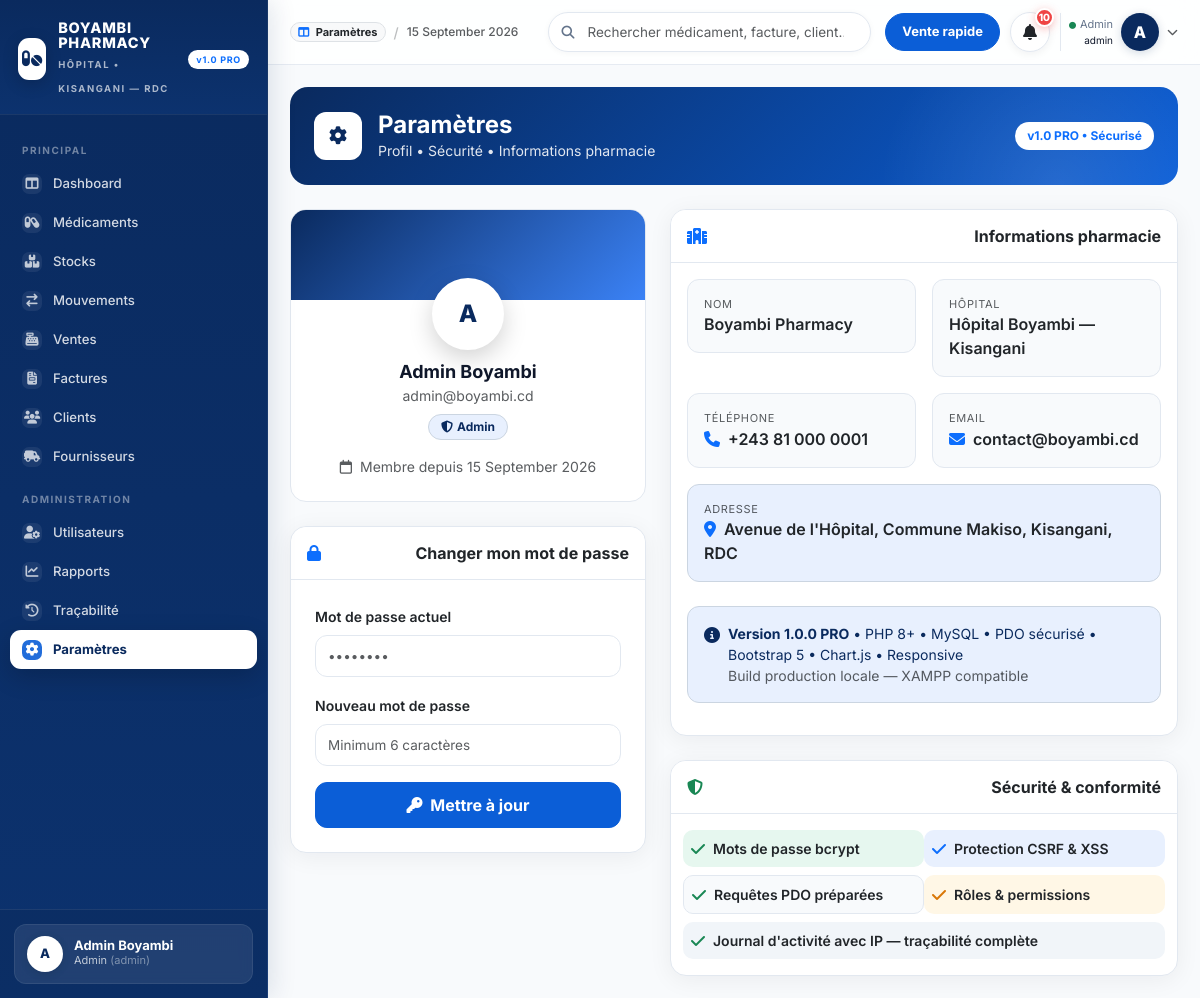
The page /settings.php (signed in) on the database its author committed.
### tables this page shows
CREATE TABLE users (
  id INT AUTO_INCREMENT PRIMARY KEY,
  name VARCHAR(120) NOT NULL,
  email VARCHAR(150) NOT NULL UNIQUE,
  password VARCHAR(255) NOT NULL,
  role ENUM('admin','pharmacien','caissier','gestionnaire_stock') NOT NULL DEFAULT 'pharmacien',
  avatar VARCHAR(255) NULL,
  is_active TINYINT(1) DEFAULT 1,
  created_at TIMESTAMP DEFAULT CURRENT_TIMESTAMP,
  updated_at TIMESTAMP DEFAULT CURRENT_TIMESTAMP ON UPDATE CURRENT_TIMESTAMP
);

### config/config.php (called while the page is built, shortened)
<?php
function e($str){ return htmlspecialchars($str ?? '', ENT_QUOTES, 'UTF-8'); }
function roleLabel(string $role): string { return ROLE_LABELS[$role] ?? ucfirst($role); }
function allowedRolesForPage(string $page): array { return PAGE_PERMISSIONS[basename($page)] ?? []; }
function canAccessPage(string $page, ?string $role=null): bool {
    $role = $role ?? currentRole();
    $allowed = allowedRolesForPage($page);
    return in_array($role, $allowed);
}
function getAlerts($pdo){
    $alerts=[];
    $stmt=$pdo->query("SELECT id, name, code, expiry_date FROM medicines WHERE expiry_date < CURDATE() AND status!='archived' LIMIT 5");
    foreach($stmt->fetchAll() as $r){ $alerts[]=['type'=>'danger','icon'=>'fa-triangle-exclamation','msg'=> e($r['name'])." (".e($r['code']).") : produit expiré le ".e($r['expiry_date']),"link"=>"medicines.php?filter=expired"]; }
    $stmt=$pdo->query("SELECT id,name,code,expiry_date,DATEDIFF(expiry_date,CURDATE()) as d FROM medicines WHERE expiry_date BETWEEN CURDATE() AND DATE_ADD(CURDATE(), INTERVAL 30 DAY) LIMIT 5");
    foreach($stmt->fetchAll() as $r){ $alerts[]=['type'=>'warning','icon'=>'fa-hourglass-half','msg'=> e($r['name'])." : expire dans {$r['d']} jours ({$r['expiry_date']})","link"=>"medicines.php?filter=expiring"]; }
    $stmt=$pdo->query("SELECT name,code,quantity,alert_threshold FROM medicines WHERE quantity <= alert_threshold AND quantity>0 LIMIT 5");
    foreach($stmt->fetchAll() as $r){ $alerts[]=['type'=>'warning','icon'=>'fa-box-open','msg'=> e($r['name'])." : stock faible — {$r['quantity']} unités restantes","link"=>"stocks.php?filter=low"]; }
    $stmt=$pdo->query("SELECT name,code FROM medicines WHERE quantity<=0 LIMIT 5");
    foreach($stmt->fetchAll() as $r){ $alerts[]=['type'=>'danger','icon'=>'fa-ban','msg'=> e($r['name'])." : rupture de stock","link"=>"stocks.php?filter=out"]; }
    return $alerts;
}

### settings.php (the view, shortened to what this page needs)
<?php
require_once __DIR__.'/config/database.php';
require_once __DIR__.'/includes/partials/layout.php';
$user=$pdo->prepare("SELECT * FROM users WHERE id=?"); $user->execute([$_SESSION['user']['id']]); $me=$user->fetch();
layout_header('Paramètres');
?>
<div class="set-hero p-4 mb-4">
  <div class="d-flex flex-wrap gap-3 align-items-center" style="position:relative; z-index:1">
    <div style="width:48px;height:48px;background:#fff;color:var(--blue-dark);border-radius:12px;display:grid;place-items:center;font-size:18px"><i class="fa-solid fa-gear"></i></div>
    <div>
      <h4 class="fw-bold mb-0">Paramètres</h4>
      <div class="small" style="opacity:.88">Profil • Sécurité • Informations pharmacie</div>
    </div>
    <span class="ms-auto badge bg-white text-primary d-none d-md-inline" style="border-radius:999px; padding:8px 12px">v1.0 PRO • Sécurisé</span>
  </div>
</div>
<div class="row g-4">
  <div class="col-lg-5">
    <div class="profile-card">
      <div style="height:90px; background:linear-gradient(135deg,#0a2a5e 0%, #3b82f6 100%)"></div>
      <div class="p-4 text-center" style="margin-top:-46px">
        <div style="width:72px;height:72px; background:#fff; color:var(--blue-dark); border-radius:50%; display:grid; place-items:center; font-weight:800; font-size:24px; margin:0 auto; border:4px solid #fff; box-shadow:0 8px 24px rgba(0,0,0,.18)"><?= strtoupper(substr($me['name'],0,1)) ?></div>
        <div class="fw-bold mt-2" style="font-size:18px"><?= e($me['name']) ?></div>
        <div class="small text-muted"><?= e($me['email']) ?></div>
        <span class="badge mt-2" style="border-radius:999px; background:#e8f0fe; color:var(--blue-dark); border:1px solid #cbd5e1; padding:6px 12px; text-transform:capitalize"><i class="fa-solid fa-shield-halved me-1"></i><?= e($me['role']) ?></span>
        <div class="small text-muted mt-3"><i class="fa-regular fa-calendar me-1"></i> Membre depuis <?= date('d F Y', strtotime($me['created_at'])) ?></div>
      </div>
    </div>
    <div class="card mt-4" style="border-radius:16px">
      <div class="card-header bg-white" style="border-radius:16px 16px 0 0"><i class="fa-solid fa-lock text-primary me-2"></i> Changer mon mot de passe</div>
      <div class="card-body p-4">
        <form method="post"><?= csrf_field() ?><input type="hidden" name="action" value="password">
          <div class="mb-3"><label class="form-label small fw-semibold">Mot de passe actuel</label><input type="password" name="current" class="form-control" style="border-radius:12px" required placeholder="••••••••"></div>
          <div class="mb-3"><label class="form-label small fw-semibold">Nouveau mot de passe</label><input type="password" name="new" class="form-control" style="border-radius:12px" required placeholder="Minimum 6 caractères"></div>
          <button class="btn btn-primary w-100" style="border-radius:12px; padding:10px; font-weight:700"><i class="fa-solid fa-key me-1"></i> Mettre à jour</button>
        </form>
      </div>
    </div>
  </div>
  <div class="col-lg-7">
    <div class="card" style="border-radius:16px">
      <div class="card-header bg-white"><i class="fa-solid fa-hospital text-primary me-2"></i> Informations pharmacie</div>
      <div class="card-body">
        <div class="row g-3">
          <div class="col-md-6"><div class="p-3" style="background:#f8fafc; border:1px solid var(--gray-200); border-radius:12px"><div class="small text-muted" style="font-size:11px; letter-spacing:.06em">NOM</div><div class="fw-semibold">Boyambi Pharmacy</div></div></div>
          <div class="col-md-6"><div class="p-3" style="background:#f8fafc; border:1px solid var(--gray-200); border-radius:12px"><div class="small text-muted" style="font-size:11px; letter-spacing:.06em">HÔPITAL</div><div class="fw-semibold">Hôpital Boyambi — Kisangani</div></div></div>
          <div class="col-md-6"><div class="p-3" style="background:#f8fafc; border:1px solid var(--gray-200); border-radius:12px"><div class="small text-muted" style="font-size:11px; letter-spacing:.06em">TÉLÉPHONE</div><div class="fw-semibold"><i class="fa-solid fa-phone text-primary me-1"></i> +243 81 000 0001</div></div></div>
          <div class="col-md-6"><div class="p-3" style="background:#f8fafc; border:1px solid var(--gray-200); border-radius:12px"><div class="small text-muted" style="font-size:11px; letter-spacing:.06em">EMAIL</div><div class="fw-semibold"><i class="fa-solid fa-envelope text-primary me-1"></i> contact@boyambi.cd</div></div></div>
          <div class="col-12"><div class="p-3" style="background:#e8f0fe; border:1px solid #cbd5e1; border-radius:12px"><div class="small text-muted" style="font-size:11px; letter-spacing:.06em">ADRESSE</div><div class="fw-semibold"><i class="fa-solid fa-location-dot text-primary me-1"></i> Avenue de l'Hôpital, Commune Makiso, Kisangani, RDC</div></div></div>
        </div>
        <div class="alert d-flex gap-2 mt-4" style="border-radius:12px; background:#e8f0fe; border:1px solid #cbd5e1; color:#0a2a5e"><i class="fa-solid fa-circle-info mt-1"></i><div class="small"><strong>Version 1.0.0 PRO</strong> • PHP 8+ • MySQL • PDO sécurisé • Bootstrap 5 • Chart.js • Responsive<br><span class="text-muted">Build production locale — XAMPP compatible</span></div></div>
      </div>
    </div>
    <div class="card mt-4" style="border-radius:16px">
      <div class="card-header bg-white"><i class="fa-solid fa-shield-halved text-success me-2"></i> Sécurité & conformité</div>
      <div class="card-body">
        <div class="row g-2">
          <div class="col-md-6 d-flex gap-2 align-items-center p-2" style="background:#e6f7ef; border-radius:10px"><i class="fa-solid fa-check text-success"></i><span class="small fw-semibold">Mots de passe bcrypt</span></div>
          <div class="col-md-6 d-flex gap-2 align-items-center p-2" style="background:#e8f0fe; border-radius:10px"><i class="fa-solid fa-check text-primary"></i><span class="small fw-semibold">Protection CSRF & XSS</span></div>
          <div class="col-md-6 d-flex gap-2 align-items-center p-2" style="background:#f8fafc; border:1px solid var(--gray-200); border-radius:10px"><i class="fa-solid fa-check text-success"></i><span class="small fw-semibold">Requêtes PDO préparées</span></div>
          <div class="col-md-6 d-flex gap-2 align-items-center p-2" style="background:#fff7e6; border-radius:10px"><i class="fa-solid fa-check" style="color:#d97706"></i><span class="small fw-semibold">Rôles & permissions</span></div>
          <div class="col-12 d-flex gap-2 align-items-center p-2" style="background:#f1f5f9; border-radius:10px"><i class="fa-solid fa-check text-success"></i><span class="small fw-semibold">Journal d'activité avec IP — traçabilité complète</span></div>
        </div>
      </div>
    </div>
  </div>
</div>
<?php layout_footer(); ?>

### includes/partials/layout.php (shortened to what this page needs)
<?php
function layout_header($title='Dashboard', $extraHead=''){
  $user = $_SESSION['user'] ?? null;
  $alerts = [];
  if(isset($GLOBALS['pdo'])) $alerts = getAlerts($GLOBALS['pdo']);
  $alertCount = count($alerts);
  $current = basename($_SERVER['PHP_SELF']);
  $role = $user['role'] ?? '';
  $can = function($page) use ($role){
    return canAccessPage($page, $role);
  };
?>
<!doctype html>
<html lang="fr">
<head>
<link href="https://cdn.jsdelivr.net/npm/bootstrap@5.3.3/dist/css/bootstrap.min.css" rel="stylesheet">
<link href="https://cdnjs.cloudflare.com/ajax/libs/font-awesome/6.5.0/css/all.min.css" rel="stylesheet">
<link href="assets/css/style.css" rel="stylesheet">
</head>
<body>
<?php if($user){ ?>
<aside class="app-sidebar">
  <div class="sidebar-brand">
    <div class="logo-icon"><i class="fa-solid fa-pills"></i></div>
    <div>
      <h1>BOYAMBI<br>PHARMACY</h1>
      <small>HÔPITAL • KISANGANI — RDC</small>
    </div>
    <span class="ms-auto badge bg-white text-primary d-none d-xl-inline" style="border-radius:999px; font-size:9px; padding:5px 8px; letter-spacing:.08em">v1.0 PRO</span>
  </div>
  <nav class="sidebar-nav">
    <div class="nav-section">Principal</div>
    <a href="dashboard.php" class="<?= $current=='dashboard.php'?'active':'' ?>"><i class="fa-solid fa-table-columns"></i> Dashboard</a>
    <?php if($can('medicines.php')): ?><a href="medicines.php" class="<?= $current=='medicines.php'?'active':'' ?>"><i class="fa-solid fa-capsules"></i> Médicaments</a><?php endif; ?>
    <?php if($can('stocks.php')): ?><a href="stocks.php" class="<?= $current=='stocks.php'?'active':'' ?>"><i class="fa-solid fa-boxes-stacked"></i> Stocks</a><?php endif; ?>
    <?php if($can('movements.php')): ?><a href="movements.php" class="<?= $current=='movements.php'?'active':'' ?>"><i class="fa-solid fa-arrow-right-arrow-left"></i> Mouvements</a><?php endif; ?>
    <?php if($can('sales.php')): ?><a href="sales.php" class="<?= $current=='sales.php'?'active':'' ?>"><i class="fa-solid fa-cash-register"></i> Ventes</a><?php endif; ?>
    <?php if($can('invoices.php')): ?><a href="invoices.php" class="<?= $current=='invoices.php'?'active':'' ?>"><i class="fa-solid fa-file-invoice"></i> Factures</a><?php endif; ?>
    <?php if($can('customers.php')): ?><a href="customers.php" class="<?= $current=='customers.php'?'active':'' ?>"><i class="fa-solid fa-users"></i> Clients</a><?php endif; ?>
    <?php if($can('suppliers.php')): ?><a href="suppliers.php" class="<?= $current=='suppliers.php'?'active':'' ?>"><i class="fa-solid fa-truck-field"></i> Fournisseurs</a><?php endif; ?>
    <?php if($can('users.php') || $can('reports.php') || $can('logs.php')): ?><div class="nav-section">Administration</div><?php endif; ?>
    <?php if($can('users.php')): ?><a href="users.php" class="<?= $current=='users.php'?'active':'' ?>"><i class="fa-solid fa-user-gear"></i> Utilisateurs</a><?php endif; ?>
    <?php if($can('reports.php')): ?><a href="reports.php" class="<?= $current=='reports.php'?'active':'' ?>"><i class="fa-solid fa-chart-line"></i> Rapports</a><?php endif; ?>
    <?php if($can('logs.php')): ?><a href="logs.php" class="<?= $current=='logs.php'?'active':'' ?>"><i class="fa-solid fa-clock-rotate-left"></i> Traçabilité</a><?php endif; ?>
    <?php if($can('settings.php')): ?><a href="settings.php" class="<?= $current=='settings.php'?'active':'' ?>"><i class="fa-solid fa-gear"></i> Paramètres</a><?php endif; ?>
  </nav>
  <div class="sidebar-footer">
    <div class="user-mini">
      <div class="avatar"><?= strtoupper(substr($user['name'],0,1)) ?></div>
      <div>
        <div class="name"><?= e($user['name']) ?></div>
        <div class="role text-capitalize"><?= e(roleLabel($user['role'])) ?> <span style="opacity:.6; font-size:11px; text-transform:none">(<?= e($user['role']) ?>)</span></div>
      </div>
    </div>
  </div>
</aside>
<div class="app-main">
  <div class="app-topbar">
    <div class="d-none d-md-flex align-items-center gap-2 small text-muted" style="font-weight:500">
      <span class="badge bg-light border text-dark" style="border-radius:999px; font-size:11px"><i class="fa-solid fa-table-columns text-primary me-1"></i> <?= e($title) ?></span>
      <span class="d-none d-lg-inline" style="opacity:.4">/</span>
      <span class="d-none d-lg-inline" style="font-size:12px"><?= date('d F Y') ?></span>
    </div>
    <div class="search-wrap d-none d-md-block ms-3">
      <i class="fa-solid fa-magnifying-glass"></i>
      <input type="search" class="form-control" placeholder="Rechercher médicament, facture, client..." id="globalSearch" data-table-search="#mainTable">
    </div>
    <div class="top-actions">
      <?php if($can('sales.php')): ?><a href="sales.php" class="btn btn-primary d-none d-lg-inline-flex" style="border-radius:999px; padding:8px 16px; font-size:13px; font-weight:700">Vente rapide</a><?php endif; ?>
      <div class="dropdown">
        <button class="btn btn-icon" data-bs-toggle="dropdown" title="Notifications"><i class="fa-solid fa-bell"></i><?php if($alertCount): ?><span class="badge-dot"><?= $alertCount ?></span><?php endif; ?></button>
      </div>
      <div class="dropdown">
        <div class="d-flex align-items-center gap-2 ps-2" style="border-left:1px solid var(--gray-200); cursor:pointer" data-bs-toggle="dropdown">
          <div class="text-end d-none d-sm-block">
            <div style="font-size:11px; color:var(--gray-500)" class="text-capitalize"><i class="fa-solid fa-circle text-success me-1" style="font-size:7px"></i><?= e(roleLabel($user['role'])) ?></div>
           <div style="font-size:10px; color:var(--gray-400)" class="d-none d-sm-block"><?= e($user['role']) ?></div>
          </div>
          <div class="avatar" style="width:38px;height:38px; border-radius:50%; background:var(--blue-dark); color:#fff; display:grid; place-items:center; font-weight:800; box-shadow:0 2px 10px rgba(10,42,94,.18)"><?= strtoupper(substr($user['name'],0,1)) ?></div>
          <i class="fa-solid fa-chevron-down text-muted d-none d-sm-block" style="font-size:11px"></i>
        </div>
      </div>
    </div>
  </div>
  <div class="content-wrap">
<?php
  }
}
function layout_footer(){
  $user = $_SESSION['user'] ?? null;
  if($user){
    echo '</div></div>';
  }
?>
</body>
</html>
<?php } ?>

### settings.php (style rules this page uses)
.set-hero { background:linear-gradient(135deg,#0a2a5e 0%, #0b5ed7 100%); border-radius:18px; color:#fff; position:relative; overflow:hidden }
.set-hero::after { content:""; position:absolute; width:360px; height:360px; background:radial-gradient(circle, rgba(255,255,255,.11), transparent 70%); right:-60px; top:-80px }
.profile-card { border-radius:16px; overflow:hidden; border:1px solid var(--gray-200); background:#fff }

### rows shown on the page
users: name "A", name "Admin Boyambi", role "Admin", role "admin", email "admin@boyambi.cd", created_at "15 September 2026"

### other values the page prints
$title "Paramètres"
$alertCount "10"
